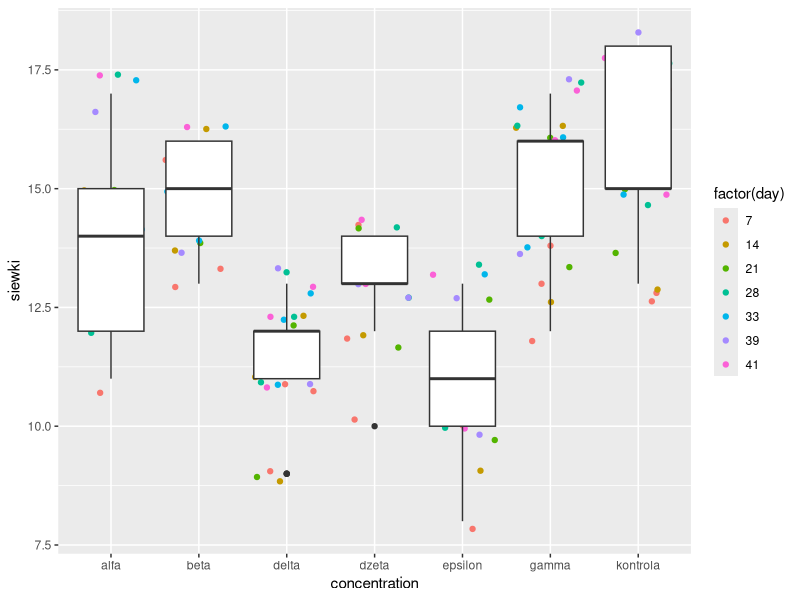
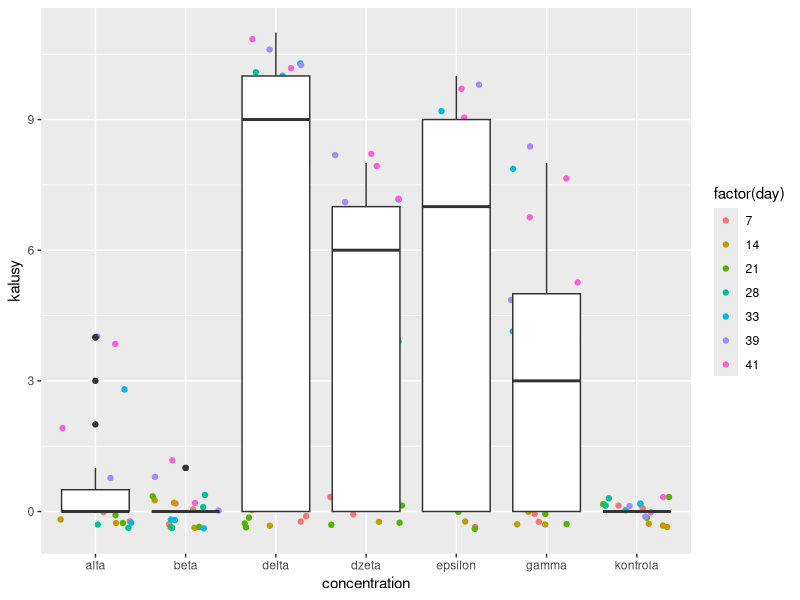
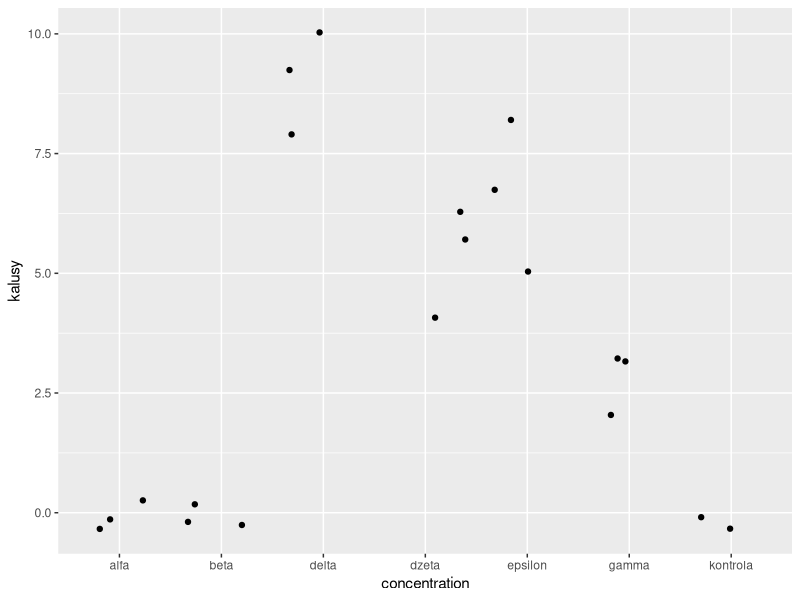
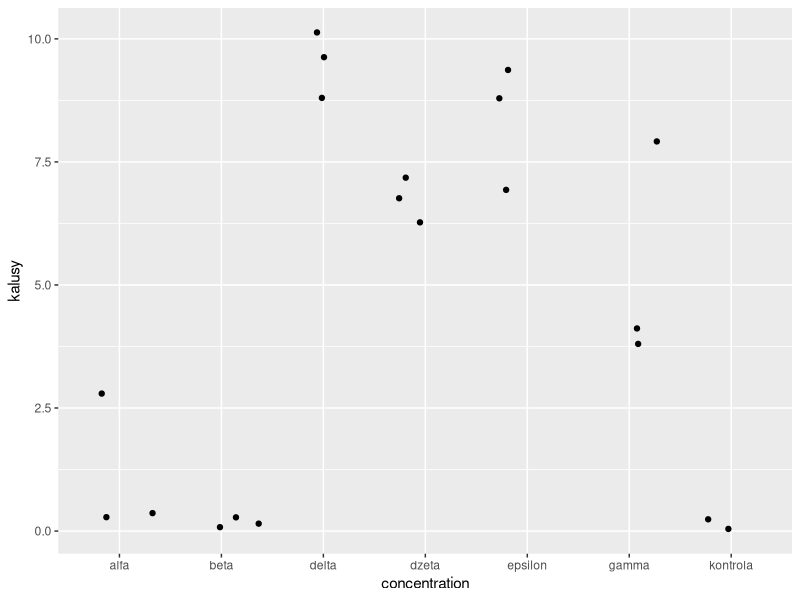
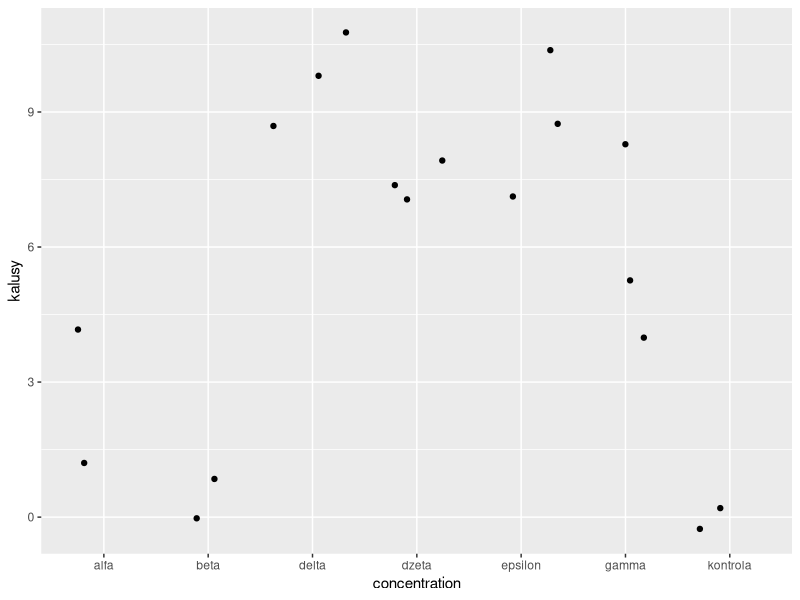
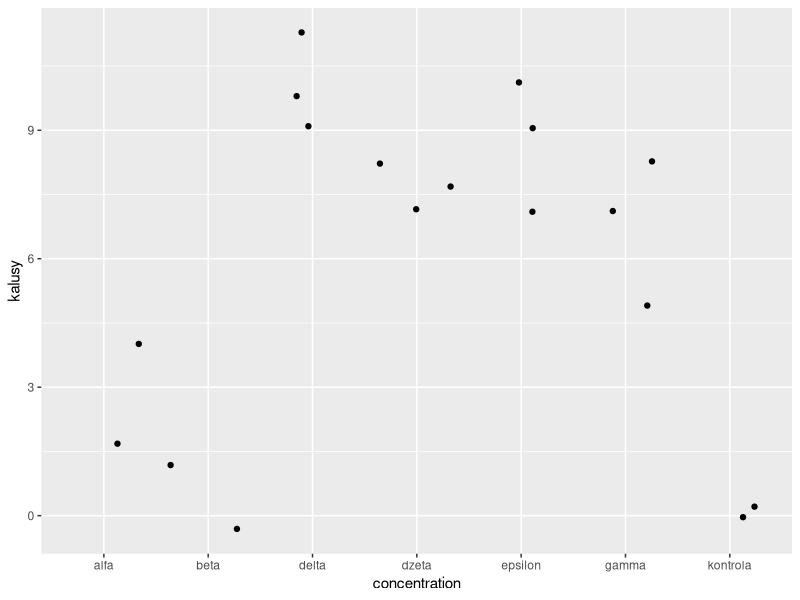

Generate these figures, in order, with R:
## ---- chunk 1
library(ggplot2)
library(sandwich)

kielkowanie <- read.csv("./kielkowanie.csv")

ggplot(data = kielkowanie) + geom_jitter(aes(x=concentration, y=siewki, color = factor(day))) + geom_boxplot(aes(x=concentration, y=siewki))
## ---- chunk 2
m1 = glm(siewki ~ concentration + day, family="poisson", data=kielkowanie)
summary(m1)

cov.m1 <- vcovHC(m1, type="HC0")
std.err <- sqrt(diag(cov.m1))
r.est <- cbind(Estimate= coef(m1), "Robust SE" = std.err,
"Pr(>|z|)" = 2 * pnorm(abs(coef(m1)/std.err), lower.tail=FALSE),
LL = coef(m1) - 1.96 * std.err,
UL = coef(m1) + 1.96 * std.err)

r.est
## ---- chunk 3
m1_d7 = glm(siewki ~ concentration, family="poisson", data= subset(kielkowanie, day == 7))
summary(m1_d7)

cov.m1_d7 <- vcovHC(m1_d7, type="HC0")
std.err_m1d7 <- sqrt(diag(cov.m1_d7))
r.est_m1d7 <- cbind(Estimate= coef(m1_d7), "Robust SE" = std.err_m1d7,
"Pr(>|z|)" = 2 * pnorm(abs(coef(m1_d7)/std.err_m1d7), lower.tail=FALSE),
LL = coef(m1_d7) - 1.96 * std.err_m1d7,
UL = coef(m1_d7) + 1.96 * std.err_m1d7)

r.est_m1d7
## ---- chunk 4
ggplot(data = kielkowanie) + geom_jitter(aes(x=concentration, y=kalusy, color = factor(day))) + geom_boxplot(aes(x=concentration, y=kalusy))
## ---- chunk 5
m2 = glm(kalusy ~ concentration + day, family="poisson", data=kielkowanie)
summary(m2)

cov.m2 <- vcovHC(m2, type="HC0")
std.err_m2 <- sqrt(diag(cov.m2))
r.est_m2 <- cbind(Estimate= coef(m2), "Robust SE" = std.err_m2,
"Pr(>|z|)" = 2 * pnorm(abs(coef(m2)/std.err_m2), lower.tail=FALSE),
LL = coef(m2) - 1.96 * std.err_m2,
UL = coef(m2) + 1.96 * std.err_m2)

r.est_m2
## ---- chunk 6
ggplot(data= subset(kielkowanie, day == 28)) + geom_jitter(aes(x=concentration, y=kalusy))
m2_d28 = glm(kalusy ~ concentration, family="poisson", data= subset(kielkowanie, day == 28))
summary(m2_d28)

cov.m2_d28 <- vcovHC(m2_d28, type="HC0")
std.err_m2d28 <- sqrt(diag(cov.m2_d28))
r.est_m2d28 <- cbind(Estimate= coef(m2_d28), "Robust SE" = std.err_m2d28,
"Pr(>|z|)" = 2 * pnorm(abs(coef(m2_d28)/std.err_m2d28), lower.tail=FALSE),
LL = coef(m2_d28) - 1.96 * std.err_m2d28,
UL = coef(m2_d28) + 1.96 * std.err_m2d28)

r.est_m2d28
## ---- chunk 7
ggplot(data= subset(kielkowanie, day == 33)) + geom_jitter(aes(x=concentration, y=kalusy))
m2_d33 = glm(kalusy ~ concentration, family="poisson", data= subset(kielkowanie, day == 33))
summary(m2_d33)

cov.m2_d33 <- vcovHC(m2_d33, type="HC0")
std.err_m2d33 <- sqrt(diag(cov.m2_d33))
r.est_m2d33 <- cbind(Estimate= coef(m2_d33), "Robust SE" = std.err_m2d33,
"Pr(>|z|)" = 2 * pnorm(abs(coef(m2_d33)/std.err_m2d33), lower.tail=FALSE),
LL = coef(m2_d33) - 1.96 * std.err_m2d33,
UL = coef(m2_d33) + 1.96 * std.err_m2d33)

r.est_m2d33
## ---- chunk 8
ggplot(data= subset(kielkowanie, day == 39)) + geom_jitter(aes(x=concentration, y=kalusy))
m2_d39 = glm(kalusy ~ concentration, family="poisson", data= subset(kielkowanie, day == 39))
summary(m2_d39)

cov.m2_d39 <- vcovHC(m2_d39, type="HC0")
std.err_m2d39 <- sqrt(diag(cov.m2_d39))
r.est_m2d39 <- cbind(Estimate= coef(m2_d39), "Robust SE" = std.err_m2d39,
"Pr(>|z|)" = 2 * pnorm(abs(coef(m2_d39)/std.err_m2d39), lower.tail=FALSE),
LL = coef(m2_d39) - 1.96 * std.err_m2d39,
UL = coef(m2_d39) + 1.96 * std.err_m2d39)

r.est_m2d39
## ---- chunk 9
ggplot(data= subset(kielkowanie, day == 41)) + geom_jitter(aes(x=concentration, y=kalusy))
m2_d41 = glm(kalusy ~ concentration, family="poisson", data= subset(kielkowanie, day == 41))
summary(m2_d41)

cov.m2_d41 <- vcovHC(m2_d41, type="HC0")
std.err_m2d41 <- sqrt(diag(cov.m2_d41))
r.est_m2d41 <- cbind(Estimate= coef(m2_d41), "Robust SE" = std.err_m2d41,
"Pr(>|z|)" = 2 * pnorm(abs(coef(m2_d41)/std.err_m2d41), lower.tail=FALSE),
LL = coef(m2_d41) - 1.96 * std.err_m2d41,
UL = coef(m2_d41) + 1.96 * std.err_m2d41)

r.est_m2d41
